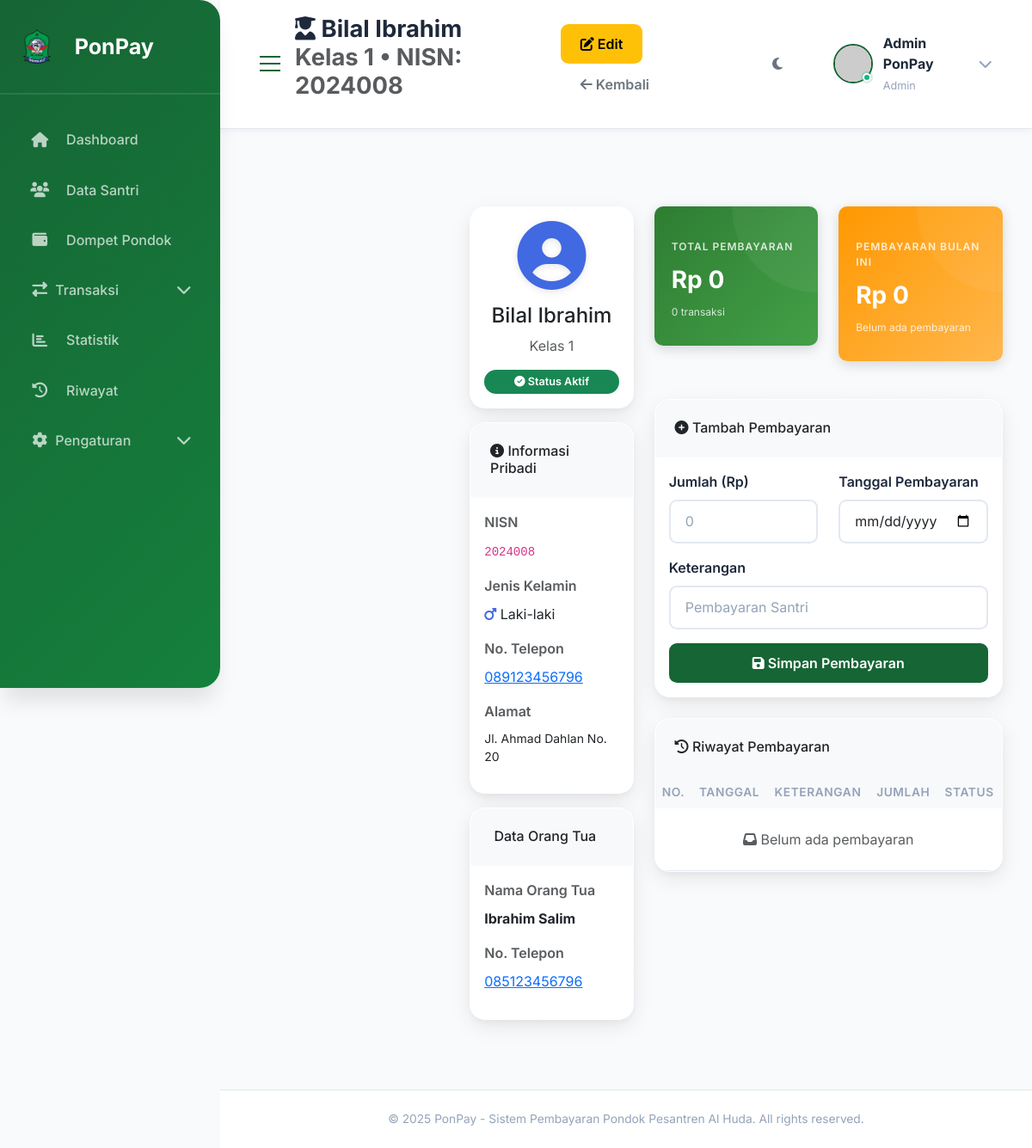
The page /students/8 on the database as committed earlier.
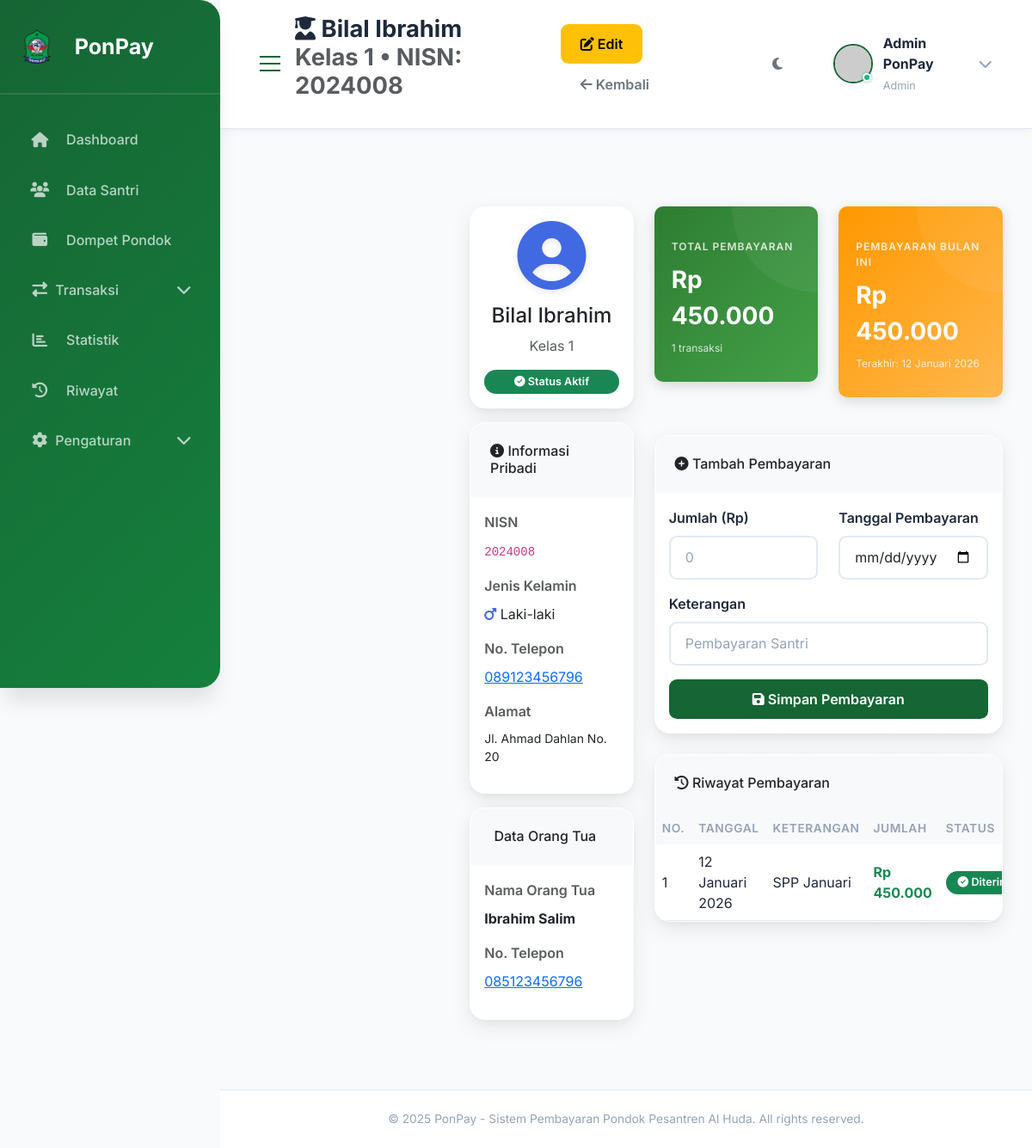
The same page on the database as committed later.
### tables this page shows
CREATE TABLE transactions (
        id INTEGER PRIMARY KEY AUTOINCREMENT,
        user_id INTEGER NOT NULL,
        student_id INTEGER,
        type TEXT NOT NULL,
        category TEXT NOT NULL,
        amount INTEGER NOT NULL,
        description TEXT,
        date DATE NOT NULL,
        created_at TIMESTAMP DEFAULT CURRENT_TIMESTAMP, bill_id INTEGER REFERENCES bills(id),
        FOREIGN KEY (user_id) REFERENCES users(id),
        FOREIGN KEY (student_id) REFERENCES students(id)
    );

### routes.py (the view)
@students_bp.route('/<int:student_id>')
def detail(student_id):
    student = get_student(student_id)
    if not student:
        return redirect(url_for('students.index'))
    payments = get_student_payments(student_id)
    stats = get_student_payment_stats(student_id)
    return render_template('student_detail.html', student=student, payments=payments, stats=stats)

### app.py (called while the page is built)
@app.template_filter('rupiah')
def rupiah_format(value):
    try:
        value = int(value) if isinstance(value, (int, float)) else int(value)
        return f"Rp {value:,.0f}".replace(',', '.')
    except (ValueError, TypeError):
        return "Rp 0"

@app.template_filter('format_date')
def format_date(date_string):
    months = {
        'January': 'Januari', 'February': 'Februari', 'March': 'Maret',
        'April': 'April', 'May': 'Mei', 'June': 'Juni',
        'July': 'Juli', 'August': 'Agustus', 'September': 'September',
        'October': 'Oktober', 'November': 'November', 'December': 'Desember'
    }
    try:
        if isinstance(date_string, str):
            dt = datetime.strptime(date_string, '%Y-%m-%d')
        else:
            dt = date_string
        day = dt.day
        month_en = dt.strftime('%B')
        year = dt.year
        month_id = months.get(month_en, month_en)
        return f"{day} {month_id} {year}"
    except:
        return str(date_string)

### db.py (called while the page is built)
def get_db():
    if 'db' not in g:
        g.db = sqlite3.connect(current_app.config['DATABASE'])
        g.db.row_factory = sqlite3.Row  # Enable column access by name
    return g.db

### templates/student_detail.html (shortened to what the changed rows need)
{% extends "base.html" %}
{% block page_title %}
<div class="d-flex justify-content-between align-items-center">
    <div>
        <h1 class="page-title"><i class="fas fa-user-graduate"></i> {{ student.name }}</h1>
    </div>
</div>
{% endblock %}
{% block content %}
<div class="main-content">
    <div class="row mb-4">
        <div class="col-md-8">
            <div class="row mb-4">
                <div class="col-md-6">
                    <div class="balance-card" style="background: linear-gradient(135deg, #2E7D32 0%, #43A047 100%);">
                        <div class="balance-label">Total Pembayaran</div>
                        <div class="balance-value">{{ stats.total_payment|rupiah }}</div>
                        <div class="balance-count">{{ stats.payment_count }} transaksi</div>
                    </div>
                </div>
                <div class="col-md-6">
                    <div class="balance-card" style="background: linear-gradient(135deg, #FF9800 0%, #FFB74D 100%);">
                        <div class="balance-label">Pembayaran Bulan Ini</div>
                        <div class="balance-value">{{ stats.month_payment|rupiah }}</div>
                        {% if stats.last_payment %}
                            <div class="balance-count">Terakhir: {{ stats.last_payment.date|format_date }}</div>
                        {% else %}
                            <div class="balance-count">Belum ada pembayaran</div>
                        {% endif %}
                    </div>
                </div>
            </div>
            <div class="card">
                <div class="table-responsive">
                    <table class="table table-hover mb-0">
                        <thead class="table-light">
                            <tr>
                                <th>No.</th>
                                <th>Tanggal</th>
                                <th>Keterangan</th>
                                <th>Jumlah</th>
                                <th>Status</th>
                            </tr>
                        </thead>
                        <tbody>
                            {% if payments %}
                                {% for payment in payments %}
                                <tr>
                                    <td>{{ loop.index }}</td>
                                    <td>{{ payment.date|format_date }}</td>
                                    <td>{{ payment.description }}</td>
                                    <td>
                                        <strong class="text-success">{{ payment.amount|rupiah }}</strong>
                                    </td>
                                    <td>
                                        <span class="badge bg-success">
                                            <i class="fas fa-check-circle"></i> Diterima
                                        </span>
                                    </td>
                                </tr>
                                {% endfor %}
                            {% else %}
                                <tr>
                                    <td colspan="5" class="text-center py-4 text-muted">
                                        <i class="fas fa-inbox"></i> Belum ada pembayaran
                                    </td>
                                </tr>
                            {% endif %}
                        </tbody>
                    </table>
                </div>
            </div>
        </div>
    </div>
</div>
{% endblock %}

Rows that differ between the two databases and show on the page:
added transactions: last_payment "12 Januari 2026", date "12 Januari 2026", description "SPP Januari", amount|rupiah "Rp 450.000"
Other text that changed with them:
{{ stats.total_payment|rupiah }}: "Rp 0" → "Rp 450.000"
{{ stats.payment_count }}: "0" → "1"
{{ stats.month_payment|rupiah }}: "Rp 0" → "Rp 450.000"
text no longer shown: "Belum ada pembayaran Belum ada pembayaran"
text now shown: "Terakhir:"
